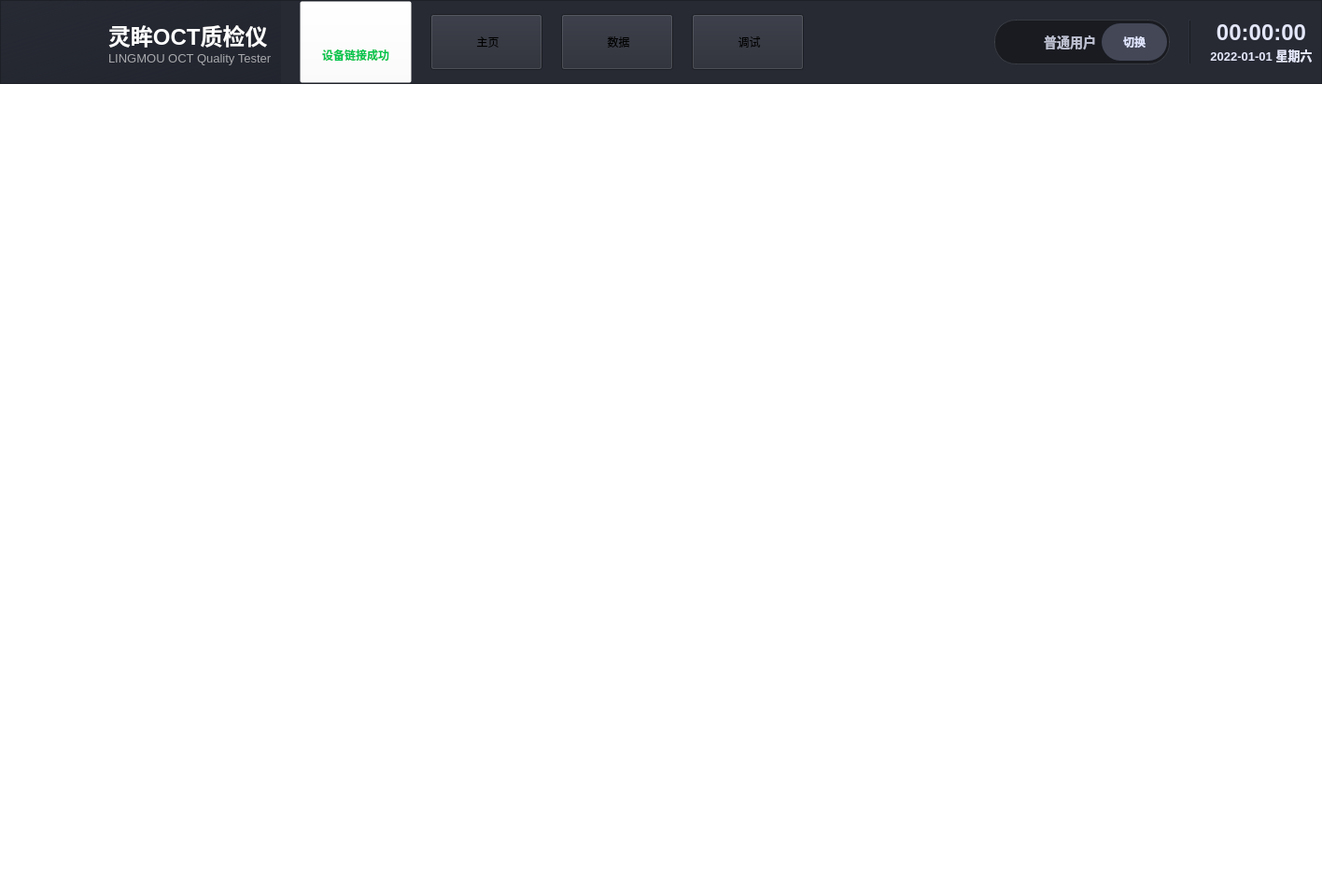
<?xml version="1.0" encoding="UTF-8"?>
<ui version="4.0">
 <class>MainWidget</class>
 <widget class="QWidget" name="MainWidget">
  <property name="geometry">
   <rect>
    <x>0</x>
    <y>0</y>
    <width>1416</width>
    <height>960</height>
   </rect>
  </property>
  <property name="windowTitle">
   <string>灵眸OCT质检仪</string>
  </property>
  <property name="windowIcon">
   <iconset resource="ui.qrc">
    <normaloff>:/images/logoicon.ico</normaloff>:/images/logoicon.ico</iconset>
  </property>
  <property name="styleSheet">
   <string notr="true">background-color: rgb(255, 255, 255);</string>
  </property>
  <property name="hmi_style" stdset="0">
   <string>MainWidget</string>
  </property>
  <layout class="QVBoxLayout" name="verticalLayout">
   <property name="spacing">
    <number>0</number>
   </property>
   <property name="leftMargin">
    <number>0</number>
   </property>
   <property name="topMargin">
    <number>0</number>
   </property>
   <property name="rightMargin">
    <number>0</number>
   </property>
   <property name="bottomMargin">
    <number>0</number>
   </property>
   <item>
    <widget class="QFrame" name="frameTitle">
     <property name="sizePolicy">
      <sizepolicy hsizetype="Expanding" vsizetype="Fixed">
       <horstretch>0</horstretch>
       <verstretch>0</verstretch>
      </sizepolicy>
     </property>
     <property name="minimumSize">
      <size>
       <width>0</width>
       <height>90</height>
      </size>
     </property>
     <property name="maximumSize">
      <size>
       <width>16777215</width>
       <height>90</height>
      </size>
     </property>
     <property name="styleSheet">
      <string notr="true">background-color: rgb(39, 42, 51);</string>
     </property>
     <property name="frameShape">
      <enum>QFrame::StyledPanel</enum>
     </property>
     <property name="frameShadow">
      <enum>QFrame::Raised</enum>
     </property>
     <layout class="QHBoxLayout" name="horizontalLayout_3">
      <property name="spacing">
       <number>20</number>
      </property>
      <property name="leftMargin">
       <number>0</number>
      </property>
      <property name="topMargin">
       <number>0</number>
      </property>
      <property name="rightMargin">
       <number>9</number>
      </property>
      <property name="bottomMargin">
       <number>0</number>
      </property>
      <item>
       <widget class="QFrame" name="frameLogo">
        <property name="sizePolicy">
         <sizepolicy hsizetype="Fixed" vsizetype="Expanding">
          <horstretch>0</horstretch>
          <verstretch>0</verstretch>
         </sizepolicy>
        </property>
        <property name="minimumSize">
         <size>
          <width>300</width>
          <height>0</height>
         </size>
        </property>
        <property name="styleSheet">
         <string notr="true">QFrame#frameLogo
{
background-color: qlineargradient(x1:0, y1:0, x2:1, y2:1 ,stop:0 rgba(24,27,46,0), stop:1 rgba(34,37,46,1));
background-image: url(:/images/logo-background.png);
background-repeat:repeat-0;
background-position: top left;
}
</string>
        </property>
        <property name="frameShape">
         <enum>QFrame::NoFrame</enum>
        </property>
        <property name="frameShadow">
         <enum>QFrame::Raised</enum>
        </property>
        <layout class="QHBoxLayout" name="horizontalLayout_2">
         <property name="leftMargin">
          <number>16</number>
         </property>
         <item>
          <widget class="QLabel" name="labelLogoIcon">
           <property name="styleSheet">
            <string notr="true">QLabel#labelLogoIcon{
background-image: url(:/images/logo.svg);
background-color: rgba(0, 0, 0, 0);
}
</string>
           </property>
           <property name="text">
            <string/>
           </property>
          </widget>
         </item>
         <item>
          <widget class="QLabel" name="lableLogo">
           <property name="sizePolicy">
            <sizepolicy hsizetype="Preferred" vsizetype="Preferred">
             <horstretch>0</horstretch>
             <verstretch>0</verstretch>
            </sizepolicy>
           </property>
           <property name="styleSheet">
            <string notr="true">QLabel#lableLogo{
background-color:rgba(0,0,0,0);
}
</string>
           </property>
           <property name="text">
            <string>&lt;!DOCTYPE HTML PUBLIC &quot;-//W3C//DTD HTML 4.0//EN&quot; &quot;http://www.w3.org/TR/REC-html40/strict.dtd&quot;&gt;
&lt;html&gt;&lt;head&gt;&lt;meta name=&quot;qrichtext&quot; content=&quot;1&quot; /&gt;&lt;style type=&quot;text/css&quot;&gt;
p, li { white-space: pre-wrap; }
&lt;/style&gt;&lt;/head&gt;&lt;body style=&quot; font-family:'Alimama ShuHeiTi'; &quot;&gt;
&lt;p style=&quot; margin-top:12px; margin-bottom:0px; margin-left:0px; margin-right:0px; -qt-block-indent:0; text-indent:0px;&quot;&gt;&lt;span style=&quot; font-size:18pt; color:#ffffff; font-weight:700;&quot;&gt;灵眸OCT质检仪&lt;/span&gt;&lt;/p&gt;
&lt;p style=&quot; margin-top:0px; margin-bottom:12px; margin-left:0px; margin-right:0px; -qt-block-indent:0; text-indent:0px;&quot;&gt;&lt;span style=&quot; font-size:10pt; color:rgba(255, 255, 255, 153); font-weight:400;&quot;&gt;LINGMOU OCT Quality Tester&lt;/span&gt;&lt;/p&gt;&lt;/body&gt;&lt;/html&gt;</string>
           </property>
          </widget>
         </item>
        </layout>
       </widget>
      </item>
      <item>
       <widget class="QPushButton" name="buttonStatus">
        <property name="sizePolicy">
         <sizepolicy hsizetype="Minimum" vsizetype="Expanding">
          <horstretch>0</horstretch>
          <verstretch>0</verstretch>
         </sizepolicy>
        </property>
        <property name="minimumSize">
         <size>
          <width>120</width>
          <height>35</height>
         </size>
        </property>
        <property name="maximumSize">
         <size>
          <width>120</width>
          <height>16777215</height>
         </size>
        </property>
        <property name="styleSheet">
         <string notr="true">QPushButton#buttonStatus{
background: rgba(255, 255, 255, 0);
background-image: url(:/images/device-status.svg);
background-origin: content;
background-position: top;
padding-top: 10px;
background-repeat: none;
text-align: bottom;
padding-bottom: 20px;
font-size: 12px;
font-weight:500;
color: #00C54E;
}</string>
        </property>
        <property name="text">
         <string>设备链接成功</string>
        </property>
       </widget>
      </item>
      <item>
       <widget class="QPushButton" name="buttonMainFrame">
        <property name="sizePolicy">
         <sizepolicy hsizetype="Fixed" vsizetype="Fixed">
          <horstretch>0</horstretch>
          <verstretch>0</verstretch>
         </sizepolicy>
        </property>
        <property name="minimumSize">
         <size>
          <width>120</width>
          <height>60</height>
         </size>
        </property>
        <property name="maximumSize">
         <size>
          <width>16777215</width>
          <height>16777215</height>
         </size>
        </property>
        <property name="text">
         <string> 主页</string>
        </property>
        <property name="icon">
         <iconset resource="ui.qrc">
          <normaloff>:/images/home.svg</normaloff>:/images/home.svg</iconset>
        </property>
        <property name="iconSize">
         <size>
          <width>24</width>
          <height>24</height>
         </size>
        </property>
       </widget>
      </item>
      <item>
       <widget class="QPushButton" name="buttonData">
        <property name="sizePolicy">
         <sizepolicy hsizetype="Fixed" vsizetype="Fixed">
          <horstretch>0</horstretch>
          <verstretch>0</verstretch>
         </sizepolicy>
        </property>
        <property name="minimumSize">
         <size>
          <width>120</width>
          <height>60</height>
         </size>
        </property>
        <property name="text">
         <string> 数据</string>
        </property>
        <property name="icon">
         <iconset resource="ui.qrc">
          <normaloff>:/images/data.svg</normaloff>:/images/data.svg</iconset>
        </property>
        <property name="iconSize">
         <size>
          <width>24</width>
          <height>24</height>
         </size>
        </property>
        <property name="flat">
         <bool>false</bool>
        </property>
       </widget>
      </item>
      <item>
       <widget class="QPushButton" name="buttonDebug">
        <property name="sizePolicy">
         <sizepolicy hsizetype="Fixed" vsizetype="Fixed">
          <horstretch>0</horstretch>
          <verstretch>0</verstretch>
         </sizepolicy>
        </property>
        <property name="minimumSize">
         <size>
          <width>120</width>
          <height>60</height>
         </size>
        </property>
        <property name="text">
         <string> 调试</string>
        </property>
        <property name="icon">
         <iconset resource="ui.qrc">
          <normaloff>:/images/debug.svg</normaloff>:/images/debug.svg</iconset>
        </property>
        <property name="iconSize">
         <size>
          <width>24</width>
          <height>24</height>
         </size>
        </property>
       </widget>
      </item>
      <item>
       <spacer name="horizontalSpacer">
        <property name="orientation">
         <enum>Qt::Horizontal</enum>
        </property>
        <property name="sizeHint" stdset="0">
         <size>
          <width>40</width>
          <height>20</height>
         </size>
        </property>
       </spacer>
      </item>
      <item>
       <widget class="QPushButton" name="buttonSettings">
        <property name="sizePolicy">
         <sizepolicy hsizetype="Fixed" vsizetype="Fixed">
          <horstretch>0</horstretch>
          <verstretch>0</verstretch>
         </sizepolicy>
        </property>
        <property name="minimumSize">
         <size>
          <width>30</width>
          <height>30</height>
         </size>
        </property>
        <property name="styleSheet">
         <string notr="true">image: url(:/images/setting.svg);
border: 0px;</string>
        </property>
        <property name="text">
         <string/>
        </property>
       </widget>
      </item>
      <item>
       <widget class="QWidget" name="widget" native="true">
        <property name="sizePolicy">
         <sizepolicy hsizetype="Fixed" vsizetype="Fixed">
          <horstretch>0</horstretch>
          <verstretch>0</verstretch>
         </sizepolicy>
        </property>
        <property name="minimumSize">
         <size>
          <width>188</width>
          <height>48</height>
         </size>
        </property>
        <property name="styleSheet">
         <string notr="true">QWidget#widget{
border-radius: 23px;
background: #191B21;
border: 1px solid rgba(255, 255, 255, 25);
margin-left: 0px;
}</string>
        </property>
        <layout class="QHBoxLayout" name="horizontalLayout">
         <property name="leftMargin">
          <number>2</number>
         </property>
         <property name="topMargin">
          <number>2</number>
         </property>
         <property name="rightMargin">
          <number>3</number>
         </property>
         <property name="bottomMargin">
          <number>2</number>
         </property>
         <item>
          <widget class="QLabel" name="labelUser">
           <property name="maximumSize">
            <size>
             <width>16777215</width>
             <height>25</height>
            </size>
           </property>
           <property name="styleSheet">
            <string notr="true">QLabel#labelUser{
	color: #BEC1D1;
	font-size: 14px;
	font-weight:500;
	margin-left:15px;;
	margin-top:2px;
	background-color:rgba(0, 0, 0, 0);
	background-image: url(:/images/user-common.svg);
	background-repeat:none;
}</string>
           </property>
           <property name="text">
            <string>&lt;html&gt;&lt;head/&gt;&lt;body&gt;&lt;p align=&quot;right&quot;&gt;普通用户&lt;/p&gt;&lt;/body&gt;&lt;/html&gt;</string>
           </property>
           <property name="alignment">
            <set>Qt::AlignCenter</set>
           </property>
          </widget>
         </item>
         <item>
          <widget class="QPushButton" name="buttonRole">
           <property name="sizePolicy">
            <sizepolicy hsizetype="Fixed" vsizetype="Fixed">
             <horstretch>0</horstretch>
             <verstretch>0</verstretch>
            </sizepolicy>
           </property>
           <property name="minimumSize">
            <size>
             <width>70</width>
             <height>40</height>
            </size>
           </property>
           <property name="styleSheet">
            <string notr="true">QPushButton#buttonRole{
opacity: 0.30000001192092896;
border-radius: 20px;
color:#E1E6FF;
font-weight: 500;
background: rgb(164,176,212,76);
border:0px;
}
</string>
           </property>
           <property name="text">
            <string>切换</string>
           </property>
          </widget>
         </item>
        </layout>
       </widget>
      </item>
      <item>
       <widget class="Line" name="line">
        <property name="sizePolicy">
         <sizepolicy hsizetype="Fixed" vsizetype="Fixed">
          <horstretch>0</horstretch>
          <verstretch>0</verstretch>
         </sizepolicy>
        </property>
        <property name="minimumSize">
         <size>
          <width>0</width>
          <height>48</height>
         </size>
        </property>
        <property name="maximumSize">
         <size>
          <width>16777215</width>
          <height>48</height>
         </size>
        </property>
        <property name="autoFillBackground">
         <bool>false</bool>
        </property>
        <property name="frameShadow">
         <enum>QFrame::Raised</enum>
        </property>
        <property name="orientation">
         <enum>Qt::Vertical</enum>
        </property>
       </widget>
      </item>
      <item>
       <widget class="QLabel" name="labelDateTime">
        <property name="sizePolicy">
         <sizepolicy hsizetype="Preferred" vsizetype="Preferred">
          <horstretch>0</horstretch>
          <verstretch>0</verstretch>
         </sizepolicy>
        </property>
        <property name="minimumSize">
         <size>
          <width>0</width>
          <height>48</height>
         </size>
        </property>
        <property name="maximumSize">
         <size>
          <width>16777215</width>
          <height>16777215</height>
         </size>
        </property>
        <property name="styleSheet">
         <string notr="true">color:#E4E7F9;</string>
        </property>
        <property name="text">
         <string>&lt;!DOCTYPE HTML PUBLIC &quot;-//W3C//DTD HTML 4.0//EN&quot; &quot;http://www.w3.org/TR/REC-html40/strict.dtd&quot;&gt;&lt;html&gt;&lt;head&gt;&lt;meta name=&quot;qrichtext&quot; content=&quot;1&quot; /&gt;&lt;style type=&quot;text/css&quot;&gt; p, li { white-space: pre-wrap; }&lt;/style&gt;&lt;/head&gt;&lt;body style= &quot;font-family: 'MiSans Semibold'; &quot;&gt;&lt;p style=&quot; margin-top:12px; margin-bottom:0px; margin-left:0px; margin-right:0px; -qt-block-indent:0; text-indent:0px;&quot;&gt;&lt;span style=&quot;font-size:18pt; font-weight:700;&quot;&gt;00:00:00&lt;/span&gt;&lt;/p&gt;&lt;p style=&quot; margin-top:0px; margin-bottom:12px; margin-left:0px; margin-right:0px; -qt-block-indent:0; text-indent:0px;&quot;&gt;&lt;span style=&quot;font-size:10pt; font-weight:500;&quot;&gt;2022-01-01 星期六&lt;/span&gt;&lt;/p&gt;&lt;/body&gt;&lt;/html&gt;</string>
        </property>
        <property name="textFormat">
         <enum>Qt::RichText</enum>
        </property>
        <property name="alignment">
         <set>Qt::AlignCenter</set>
        </property>
        <property name="wordWrap">
         <bool>false</bool>
        </property>
        <property name="margin">
         <number>2</number>
        </property>
        <property name="indent">
         <number>-1</number>
        </property>
       </widget>
      </item>
     </layout>
    </widget>
   </item>
   <item>
    <widget class="QStackedWidget" name="stackedWidget">
     <property name="currentIndex">
      <number>0</number>
     </property>
     <widget class="QWidget" name="dataPage"/>
    </widget>
   </item>
   <item>
    <layout class="QGridLayout" name="glayoutCentral">
     <property name="horizontalSpacing">
      <number>6</number>
     </property>
     <property name="verticalSpacing">
      <number>0</number>
     </property>
    </layout>
   </item>
  </layout>
 </widget>
 <resources>
  <include location="ui.qrc"/>
 </resources>
 <connections/>
</ui>
